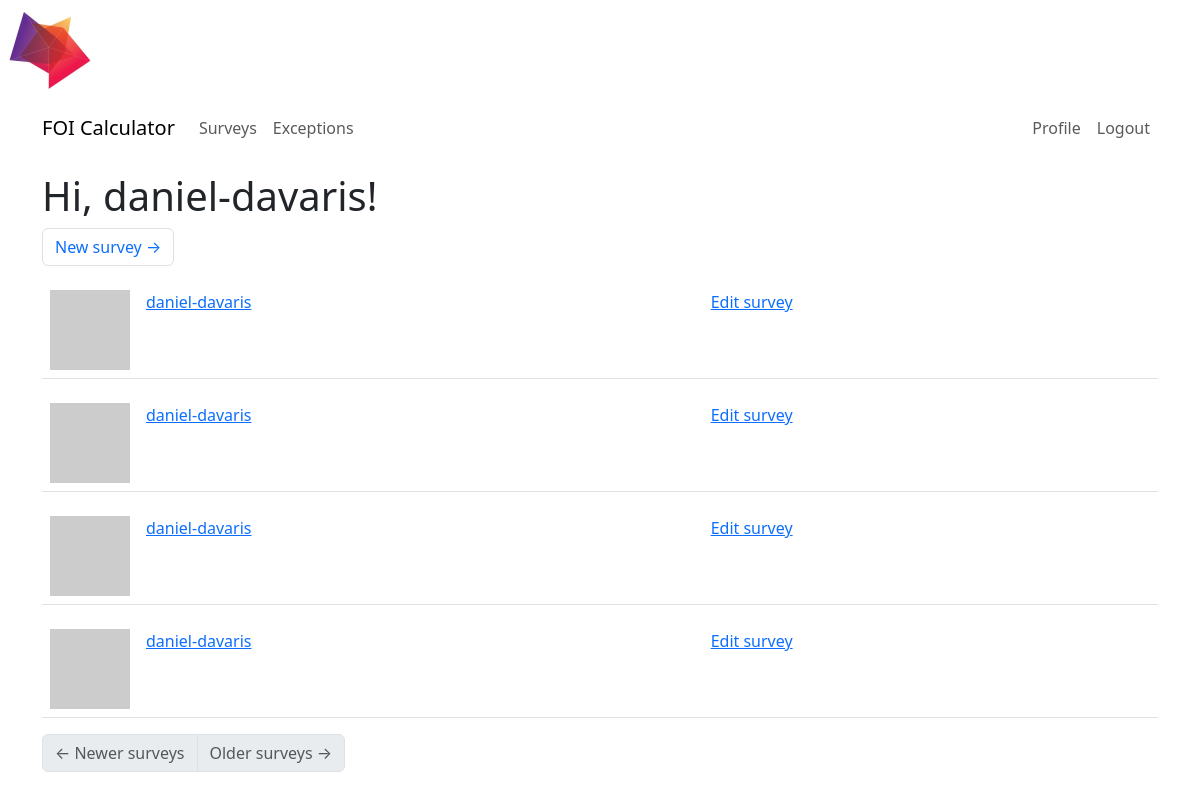
/index_survey (signed in), run on an earlier commit of the app's database.
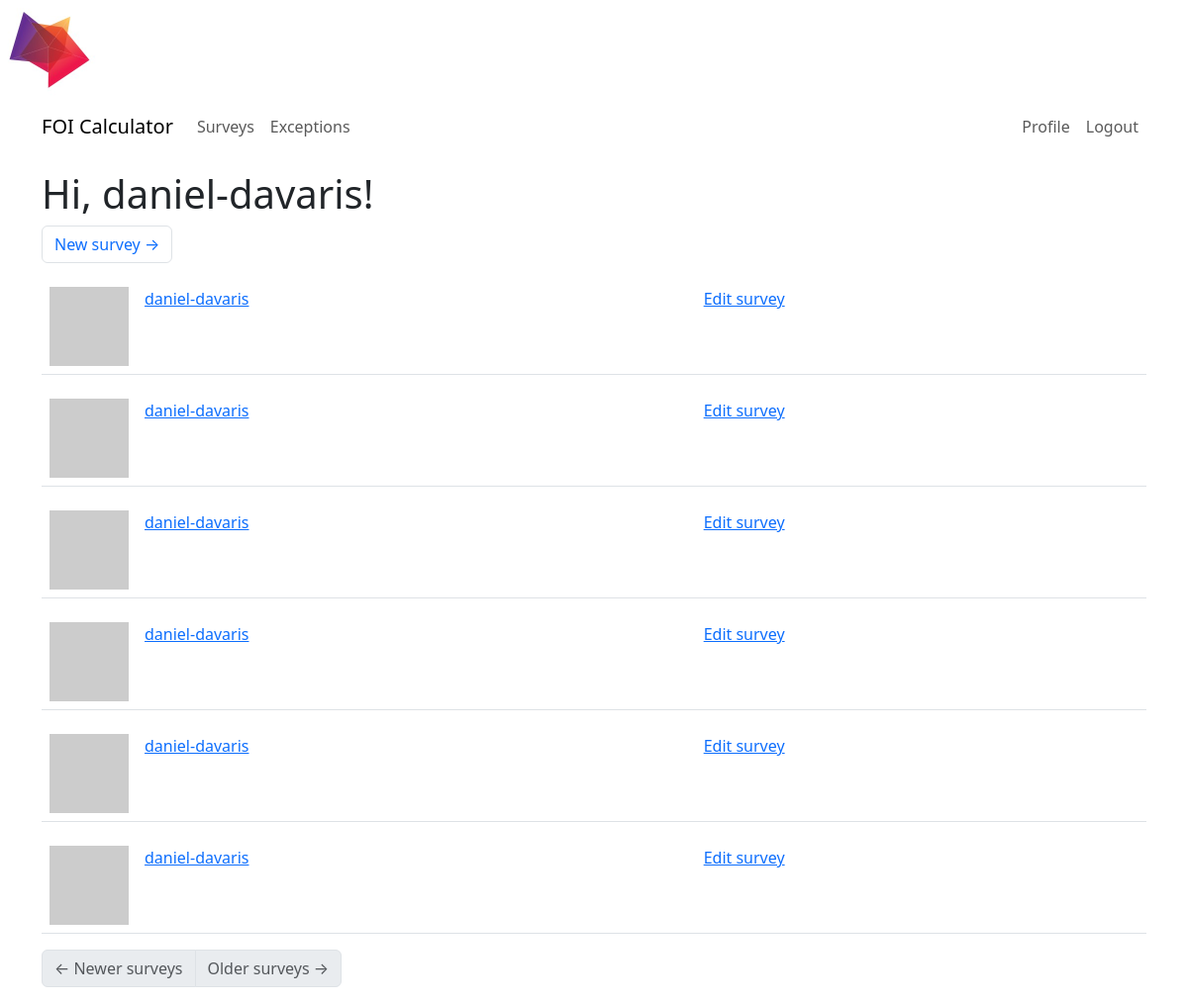
And on a later commit of the database.
### app/models.py (models this page shows, shortened)
class User(UserMixin, db.Model):
    id: so.Mapped[int] = so.mapped_column(primary_key=True)
    username: so.Mapped[str] = so.mapped_column(sa.String(64), index=True,
                                                unique=True)
    email: so.Mapped[str] = so.mapped_column(sa.String(120), index=True,
                                             unique=True)
    password_hash: so.Mapped[Optional[str]] = so.mapped_column(sa.String(256))
    about_me: so.Mapped[Optional[str]] = so.mapped_column(sa.String(140))
    last_seen: so.Mapped[Optional[datetime]] = so.mapped_column(
        default=lambda: datetime.now(timezone.utc))
    posts: so.WriteOnlyMapped['Post'] = so.relationship(
        back_populates='author')
    surveys: so.WriteOnlyMapped['Survey'] = so.relationship(
        back_populates='author')
    following: so.WriteOnlyMapped['User'] = so.relationship(
        secondary=followers, primaryjoin=(followers.c.follower_id == id),
        secondaryjoin=(followers.c.followed_id == id),
        back_populates='followers')
    followers: so.WriteOnlyMapped['User'] = so.relationship(
        secondary=followers, primaryjoin=(followers.c.followed_id == id),
        secondaryjoin=(followers.c.follower_id == id),
        back_populates='following')
    def avatar(self, size):
        digest = md5(self.email.lower().encode('utf-8')).hexdigest()
        return f'https://www.gravatar.com/avatar/{digest}?d=identicon&s={size}'
    def following_surveys(self):
        Author = so.aliased(User)
        return (
            sa.select(Survey)
            .join(Survey.author.of_type(Author))
            .where(sa.or_(
                Author.id == self.id,
            ))
            .group_by(Survey)
            .order_by(Survey.timestamp.desc())
        )

class Survey(db.Model):
    id: so.Mapped[int] = so.mapped_column(primary_key=True)
    timestamp: so.Mapped[datetime] = so.mapped_column(
        index=True, default=lambda: datetime.now(timezone.utc))
    user_id: so.Mapped[int] = so.mapped_column(sa.ForeignKey(User.id),
                                               index=True)
    author: so.Mapped[User] = so.relationship(back_populates='surveys')
    body: so.Mapped[str] = so.mapped_column(sa.String(140))
    field1: so.Mapped[float] = so.mapped_column(sa.Float)
    field2: so.Mapped[float] = so.mapped_column(sa.Float)
    field3: so.Mapped[float] = so.mapped_column(sa.Float)

### app/routes.py (the view)
@app.route('/', methods=['GET', 'POST'])
@app.route('/index_survey', methods=['GET', 'POST'])
@login_required
def index_survey():
    page = request.args.get('page', 1, type=int)
    surveys = db.paginate(current_user.following_surveys(), page=page,
                        per_page=app.config['POSTS_PER_PAGE'], error_out=False)
    next_url = url_for('index_survey', page=surveys.next_num) \
        if surveys.has_next else None
    prev_url = url_for('index', page=surveys.prev_num) \
        if surveys.has_prev else None
    return render_template('index_survey.html', title='Home',
                           surveys=surveys.items, next_url=next_url,
                           prev_url=prev_url)

### app/models.py (called while the page is built)
@login.user_loader
def load_user(id):
    return db.session.get(User, int(id))

### app/routes.py (called while the page is built)
@app.before_request
def before_request():
    if current_user.is_authenticated:
        current_user.last_seen = datetime.now(timezone.utc)
        db.session.commit()

### app/templates/index_survey.html
{% extends "base.html" %}
{% import "bootstrap_wtf.html" as wtf %}
{% block content %}
    <h1>Hi, {{ current_user.username }}!</h1>
    <nav aria-label="Post navigation">
        <ul class="pagination">
            <li class="page-item">
                <a class="page-link" href="{{ url_for('new_survey') }}">
                    New survey <span aria-hidden="true">&rarr;</span>
                </a>
            </li>
        </ul>
    </nav>
    {% for survey in surveys %}
        {% include '_survey.html' %}
    {% endfor %}
    <nav aria-label="Post navigation">
        <ul class="pagination">
            <li class="page-item{% if not prev_url %} disabled{% endif %}">
                <a class="page-link" href="{{ prev_url }}">
                    <span aria-hidden="true">&larr;</span> Newer surveys
                </a>
            </li>
            <li class="page-item{% if not next_url %} disabled{% endif %}">
                <a class="page-link" href="{{ next_url }}">
                    Older surveys <span aria-hidden="true">&rarr;</span>
                </a>
            </li>
        </ul>
    </nav>
{% endblock %}

### app/templates/base.html (shortened to what this page needs)
<!doctype html>
<html lang="en">
  <head>
    <link
        href="https://cdn.jsdelivr.net/npm/bootstrap@5.3.2/dist/css/bootstrap.min.css"
        rel="stylesheet"
>
  </head>
  <body>
    <img style="width:100px"src="{{ url_for('static', filename='images/logo-2.jpeg') }}" class="image" />
    <nav style="background-color:rgb(255, 255, 255) !important" class="navbar navbar-expand-lg bg-body-tertiary">
      <div class="container">
        <a class="navbar-brand" href="{{ url_for('index_survey') }}">FOI Calculator</a>
        <div class="collapse navbar-collapse" id="navbarSupportedContent">
          <ul class="navbar-nav me-auto mb-2 mb-lg-0">
            {% if not current_user.is_anonymous %}
            <li class="nav-item">
              <a class="nav-link" aria-current="page" href="{{ url_for('index_survey') }}">Surveys</a>
            </li>
            <li class="nav-item">
              <a class="nav-link" aria-current="page" href="{{ url_for('exceptions') }}">Exceptions</a>
            </li>
            {% endif %}
          </ul>
          <ul class="navbar-nav mb-2 mb-lg-0">
            {% if current_user.is_anonymous %}
            <li class="nav-item">
              <a class="nav-link" aria-current="page" href="{{ url_for('login') }}">Login</a>
            </li>
            {% else %}
            <li class="nav-item">
              <a class="nav-link" aria-current="page" href="{{ url_for('user', username=current_user.username) }}">Profile</a>
            </li>
            <li class="nav-item">
              <a class="nav-link" aria-current="page" href="{{ url_for('logout') }}">Logout</a>
            </li>
            {% endif %}
          </ul>
        </div>
      </div>
    </nav>
    <div class="container mt-3">
      {% block content %}{% endblock %}
    </div>
  </body>
</html>

### app/templates/_survey.html (shortened to what this page needs)
    <table class="table table-hover">
        <tr>
            <td width="70px">
                <a href="{{ url_for('user', username=survey.author.username) }}">
                    <img src="{{ survey.author.avatar(70) }}" />
                </a>
            </td>
            <td>
                <a href="{{ url_for('user', username=survey.author.username) }}">
                    {{ survey.author.username }}
                </a>
                <br>
            </td>
            <td>
                <a href="{{ url_for('edit_survey', id=survey.id) }}">Edit survey</a>
            </td>
        </tr>
    </table>

What changed in the data, as far as the page shows it:
added Survey: author.username "daniel-davaris"
added Survey: author.username "daniel-davaris"
